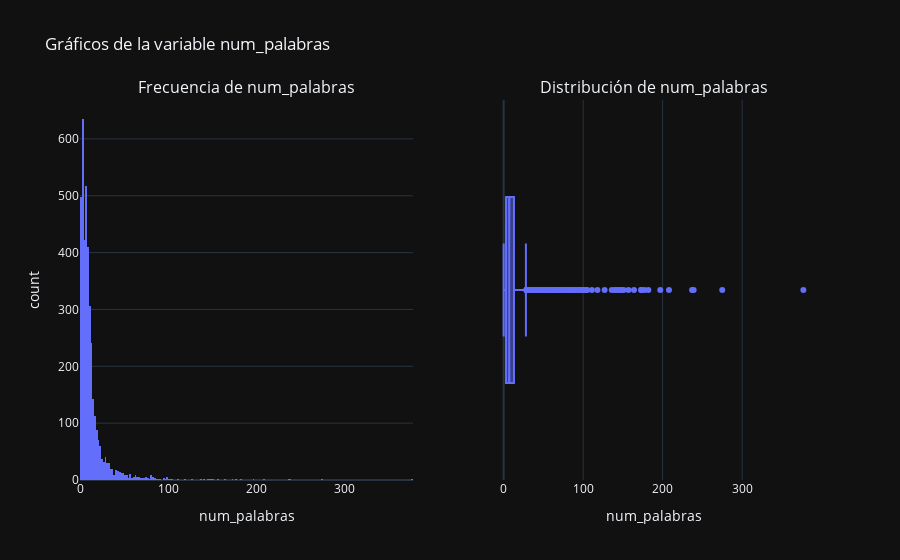

Notebook code for this chart:
### Markdown cell above
#### Palabras promedio por titulo

### Code cell
palabras_por_titulo = df["titulo"].str.split().str.len().to_frame("num_palabras")

estadisticas_numericas(palabras_por_titulo, "num_palabras")
grafica_numerica(palabras_por_titulo, "num_palabras")

### Figure 1 — Plotly figure (JSON) as saved in the notebook; plotly's stock layout.template omitted (floating-point values rounded to 4 significant figures; data arrays with more than 128 entries replaced by an {"elided": "..."} marker saying what was removed)
{"data": [{"alignmentgroup": "True", "bingroup": "x", "hovertemplate": "num_palabras=%{x}<br>count=%{y}<extra></extra>", "legendgroup": "", "marker": {"color": "#636efa", "pattern": {"shape": ""}}, "name": "", "offsetgroup": "", "orientation": "v", "showlegend": false, "type": "histogram", "x": {"elided": "6059 int values"}, "xaxis": "x", "yaxis": "y"}, {"alignmentgroup": "True", "hovertemplate": "num_palabras=%{x}<extra></extra>", "legendgroup": "", "marker": {"color": "#636efa"}, "name": "", "notched": true, "offsetgroup": "", "orientation": "h", "showlegend": false, "type": "box", "x": {"elided": "6059 int values"}, "x0": " ", "xaxis": "x2", "y0": " ", "yaxis": "y2"}], "layout": {"annotations": [{"font": {"size": 16}, "showarrow": false, "text": "Frecuencia de num_palabras", "x": 0.225, "xanchor": "center", "xref": "paper", "y": 1, "yanchor": "bottom", "yref": "paper"}, {"font": {"size": 16}, "showarrow": false, "text": "Distribución de num_palabras", "x": 0.775, "xanchor": "center", "xref": "paper", "y": 1, "yanchor": "bottom", "yref": "paper"}], "title": {"text": "Gráficos de la variable num_palabras"}, "xaxis": {"anchor": "y", "domain": [0, 0.45], "title": {"text": "num_palabras"}}, "xaxis2": {"anchor": "y2", "domain": [0.55, 1], "title": {"text": "num_palabras"}}, "yaxis": {"anchor": "x", "domain": [0, 1], "title": {"text": "count"}}, "yaxis2": {"anchor": "x2", "domain": [0, 1]}}}
